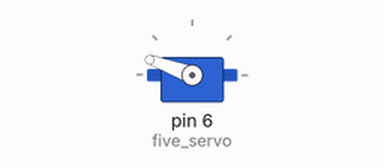
Bench run of a sketch on a simulated Arduino Uno, built with avr-gcc and run on an emulated ATmega328P. Parts: servo.

Above: at 0.05 s.
At 8.0 s:
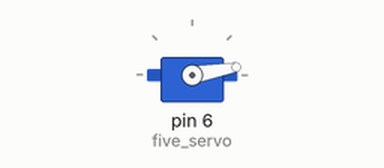
Timing chart, 0 to 10.4 s (numbered marks = the images above):
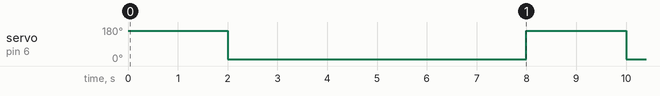

The sketch:

wrist.ino
```cpp
 #include <Servo.h>
 //Servo myservo;
 Servo five_servo;
 //int myservo_position = 0;
 int servo_position = 0;

void setup() {
  // put your setup code here, to run once:

  five_servo.attach (6);

  //five_servo.write(60);
}

void loop() {
  // put your main code here, to run repeatedly:

  five_servo.write(160);
  delay(2000);
  five_servo.write(10);
  delay(2000);

  five_servo.write(10);
  delay(2000);
  five_servo.write(10);
  delay(2000);

}
```

Measured:
- by itself, servo on pin 6 (five_servo): alternates 160° for 2.0 s and 10° for 6.0 s
